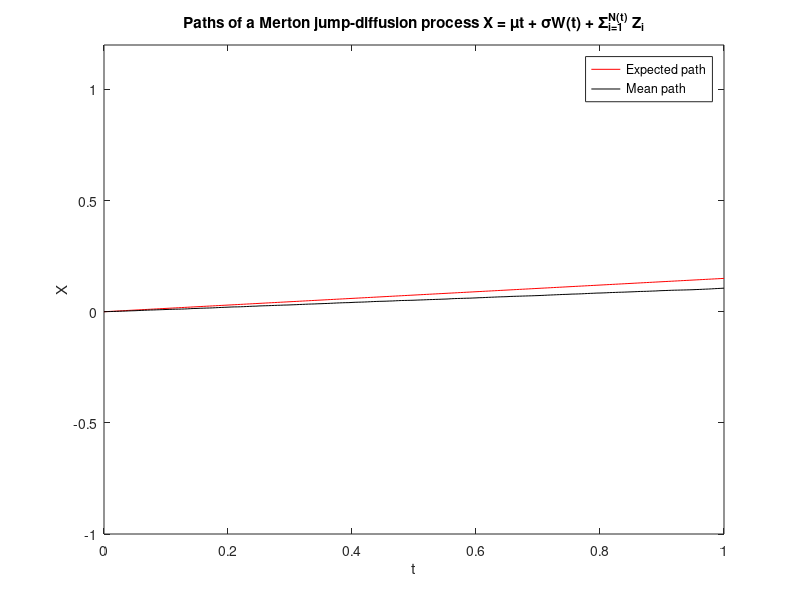

Reproduce this figure in MATLAB. (Note: this script raises an error after producing the figure.)
%% Simulation of the Merton Jump Diffusion Process
% We now introduce stochastic processes with jumps, this means at a random
% point our process can jump up. This is generally considered a better way
% of modelling prices since empiracally they do tend to jump.

%  Our formula for the MJD is given in terms of X(t) rather than dX(t)
%  X(t) = (mu_S - 0.5*sigma_S^2)*t + sigma*W(t) + sum_{i=1}^{N(t)} Z_i

% Note the above is our ABM for X(t), where X(t) is log(S/S0) i.e. the log
% of the stock price.

% The extra sum term in our solution is the random jump part.
% N(t) is a Poisson process, with arrival rate lamdba
% Z_i is our sequence of i.i.d random variables
% In the MJD process the random variables we will be using as our Z_i are
% normal distributions
% Unfortunately, since we are now dealing with two different distributions
% we need to distinguish between the parameters associated with each of
% them.

% We shall define:
% mu_S : the mean/drift of our traditional ABM (for simplicity muS)
% sigma_S : the vol/diffusion of our traditional ABM (again sigmaS)
% ... AND ...
% lambda : the rate of arrival for our Poisson Process
% mu_J : the mean/drift of our i.i.d Gaussian random variables (muJ)
% sigma_J : the vol/diffusion of our i.i.d Gaussians (sigmaJ)

clear all
close all

% Parameters
npaths = 20000 ; % Number of paths to be simulated
T = 1 ; % Time horzion
nsteps = 200 ; % Number of timesteps
dt = T/nsteps ; % Size of timesteps
t = 0:dt:T ; % Discretization of our grid
muS = 0.2 ; % Drift for ABM
sigmaS = 0.3 ; % Diffusion for ABM
lambda = 0.5 ; % Rate of arrival for Poisson Process
muJ = -0.1 ;  % Drift for Jumps
sigmaJ = 0.15 ; % Diffusion for Jumps
S0 = 1 ; % Initial stock price

%% Monte Carlo Simulation - npaths x nsteps

% We calculate our traditional ABM of the form of the equation
% Algorithm Step 1 - Ballotta & Fusai p.178
dW = (muS - 0.5*sigmaS^2)*dt + sigmaS*sqrt(dt)*randn([npaths,nsteps]) ;

% Recall a Poisson Distribution ~Poi(lambda) can be interpreted by thinking
% of lambda as the expected number of events occuring. For instance,
% arrivals at a hospital in a certain hour can be modelled as a Poi(3)
% meaning we expect 3 people to arrive in any given hour. But of course it
% could be 1 (unlikley), 2 (more likely), right the way up to 10 and beyond
% (v. unlikely). They are all discrete though. So in our situation here,
% with lambda = 0.5, we are saying that we expect to jump about half the
% time, which means our values will be 0 (we don't jump) or 1 (we do jump)
% or potentially 2 on rare occasions (a v. big jump)

% We now need to compute an [npaths,nsteps] matrix of the jump points. That
% is the frequency of the jumps.
% Algorithm Step 2 - Ballotta & Fusai p.178
dN = poissrnd(lambda*dt,[npaths,nsteps]) ;

% Now we need to compute the size of the jumps.
% Algorithm Step 3 - Ballotta & Fusai p.178
dJ = muJ*dN + sigmaJ*sqrt(dN).*randn([npaths,nsteps]) ; 
% Here we are using the 'scale and shift' of our standard normal ~N(0,1) to
% get the scaled normal ~N(muS,sigmaS^2) which determines our jump sizes.

% Adding the two components together gives us the complete value at each 
% timestep for the MJD process
% Algorithm Step 4 - Ballotta & Fusai p.178
dX = dW + dJ ;

% Our final step is to cumulatively sum the columns to produce paths
X = [ zeros([npaths,1]) , cumsum(dX,2)] ;

% Note this computes the paths of the log prices since we have used ABM
% To transform back to stock prices we require one final step
%S = S0*exp(X) ;

%% Expected, mean and sample paths

close all
figure(1)
EX = (muS + lambda*muJ)*t ;
plot(t,EX,'r',t,mean(X,1),'k')%,t,X(1:1000:end,:)) ;
legend('Expected path','Mean path')
xlabel('t')
ylabel('X')
ylim([-1,1.2]);
title('Paths of a Merton jump-diffusion process X = \mut + \sigmaW(t) + \Sigma_{i=1}^{N(t)} Z_i')

%% Variance  = Mean Square Displacement

% Theoretical value for Var(X)
VARX = t*(sigmaS^2 + lambda*(muJ^2 +sigmaJ^2)) ;

figure(2)
plot(t,VARX,'r',t,var(X,'',1),'m',t,mean((X-EX).^2,1),'c--')
legend('Theory','Sampled 1','Sampled 2','Location','SouthEast')
xlabel('t')
ylabel('Var(X) = E((X-E(X))^2)')
ylim([0 0.12])
title('Merton Jump Diffusion process: variance')

%% Probability Density Function at different time

% Parameters for x-axis
dx = 0.02 ;
x = -1:dx:1 ;
xx = x + dx/2 ; % Shift required for bar chart

h1 = histogram(X(:,40),'BinEdges',x,'Normalization','pdf') ;
H1 = [h1.Values,0] ;

h2 = histogram(X(:,100),'BinEdges',x,'Normalization','pdf') ;
H2 = [h2.Values,0] ;

h3 = histogram(X(:,end),'BinEdges',x,'Normalization','pdf') ;
H3 = [h3.Values,0] ;

figure(3)

subplot(3,1,1)
bar(xx,H1)
ylabel('f_X(x,0.2)')
xlim([-1,1])
ylim([0,3])
title('Probability density function of a Merton jump-diffusion process at different times')

subplot(3,1,2)
bar(xx,H2)
xlim([-1,1])
ylim([0,3])
ylabel('f_X(x,0.5)')

subplot(3,1,3)
bar(xx,H3)
xlim([-1,1])
ylim([0,3])
xlabel('x')
ylabel('f_X(x,1)')

